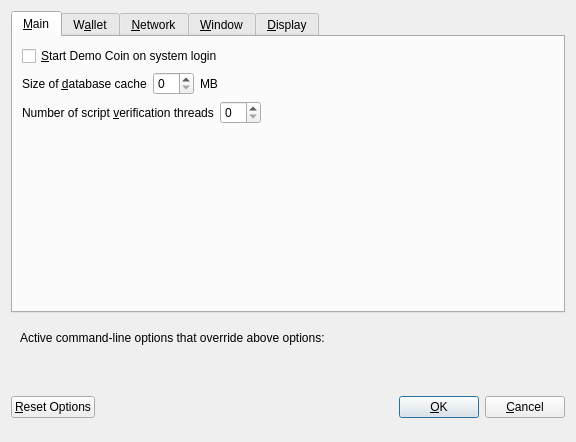
<?xml version="1.0" encoding="UTF-8"?>
<ui version="4.0">
 <class>OptionsDialog</class>
 <widget class="QDialog" name="OptionsDialog">
  <property name="geometry">
   <rect>
    <x>0</x>
    <y>0</y>
    <width>576</width>
    <height>442</height>
   </rect>
  </property>
  <property name="windowTitle">
   <string>Options</string>
  </property>
  <property name="modal">
   <bool>true</bool>
  </property>
  <layout class="QVBoxLayout" name="verticalLayout">
   <item>
    <widget class="QTabWidget" name="tabWidget">
     <property name="currentIndex">
      <number>0</number>
     </property>
     <widget class="QWidget" name="tabMain">
      <attribute name="title">
       <string>&amp;Main</string>
      </attribute>
      <layout class="QVBoxLayout" name="verticalLayout_Main">
       <item>
        <widget class="QCheckBox" name="bitcoinAtStartup">
         <property name="toolTip">
          <string>Automatically start Demo Coin after logging in to the system.</string>
         </property>
         <property name="text">
          <string>&amp;Start Demo Coin on system login</string>
         </property>
        </widget>
       </item>
       <item>
        <layout class="QHBoxLayout" name="horizontalLayout_2_Main">
         <item>
          <widget class="QLabel" name="databaseCacheLabel">
           <property name="text">
            <string>Size of &amp;database cache</string>
           </property>
           <property name="textFormat">
            <enum>Qt::PlainText</enum>
           </property>
           <property name="buddy">
            <cstring>databaseCache</cstring>
           </property>
          </widget>
         </item>
         <item>
          <widget class="QSpinBox" name="databaseCache"/>
         </item>
         <item>
          <widget class="QLabel" name="databaseCacheUnitLabel">
           <property name="text">
            <string>MB</string>
           </property>
           <property name="textFormat">
            <enum>Qt::PlainText</enum>
           </property>
          </widget>
         </item>
         <item>
          <spacer name="horizontalSpacer_2_Main">
           <property name="orientation">
            <enum>Qt::Horizontal</enum>
           </property>
           <property name="sizeHint" stdset="0">
            <size>
             <width>40</width>
             <height>20</height>
            </size>
           </property>
          </spacer>
         </item>
        </layout>
       </item>
       <item>
        <layout class="QHBoxLayout" name="horizontalLayout_3_Main">
         <item>
          <widget class="QLabel" name="threadsScriptVerifLabel">
           <property name="text">
            <string>Number of script &amp;verification threads</string>
           </property>
           <property name="textFormat">
            <enum>Qt::PlainText</enum>
           </property>
           <property name="buddy">
            <cstring>threadsScriptVerif</cstring>
           </property>
          </widget>
         </item>
         <item>
          <widget class="QSpinBox" name="threadsScriptVerif">
           <property name="toolTip">
            <string>(0 = auto, &lt;0 = leave that many cores free)</string>
           </property>
          </widget>
         </item>
         <item>
          <spacer name="horizontalSpacer_3_Main">
           <property name="orientation">
            <enum>Qt::Horizontal</enum>
           </property>
           <property name="sizeHint" stdset="0">
            <size>
             <width>40</width>
             <height>20</height>
            </size>
           </property>
          </spacer>
         </item>
        </layout>
       </item>
       <item>
        <spacer name="verticalSpacer_2">
         <property name="orientation">
          <enum>Qt::Vertical</enum>
         </property>
         <property name="sizeHint" stdset="0">
          <size>
           <width>20</width>
           <height>40</height>
          </size>
         </property>
        </spacer>
       </item>
      </layout>
     </widget>
     <widget class="QWidget" name="tabWallet">
      <attribute name="title">
       <string>W&amp;allet</string>
      </attribute>
      <layout class="QVBoxLayout" name="verticalLayout_Wallet">
       <item>
        <layout class="QHBoxLayout" name="horizontalLayout_2_Wallet">
         <item>
          <widget class="QLabel" name="labelStakeSplitThresholdText">
           <property name="text">
            <string>Stake split threshold:</string>
           </property>
          </widget>
         </item>
         <item>
          <widget class="QSpinBox" name="spinBoxStakeSplitThreshold">
           <property name="minimum">
            <number>1</number>
           </property>
           <property name="maximum">
            <number>999999</number>
           </property>
          </widget>
         </item>
        </layout>
       </item>
       <item>
        <widget class="QGroupBox" name="groupBox">
         <property name="title">
          <string>Expert</string>
         </property>
         <layout class="QVBoxLayout" name="verticalLayout_2">
          <item>
           <widget class="QCheckBox" name="coinControlFeatures">
            <property name="toolTip">
             <string>Whether to show coin control features or not.</string>
            </property>
            <property name="text">
             <string>Enable coin &amp;control features</string>
            </property>
           </widget>
          </item>
          <item>
           <widget class="QCheckBox" name="showMasternodesTab">
            <property name="toolTip">
             <string>Show additional tab listing all your masternodes in first sub-tab&lt;br/&gt;and all masternodes on the network in second sub-tab.</string>
            </property>
            <property name="text">
             <string>Show Masternodes Tab</string>
            </property>
           </widget>
          </item>
          <item>
           <widget class="QCheckBox" name="spendZeroConfChange">
            <property name="toolTip">
             <string>If you disable the spending of unconfirmed change, the change from a transaction&lt;br/&gt;cannot be used until that transaction has at least one confirmation.&lt;br/&gt;This also affects how your balance is computed.</string>
            </property>
            <property name="text">
             <string>&amp;Spend unconfirmed change</string>
            </property>
           </widget>
          </item>
         </layout>
        </widget>
       </item>
       <item>
        <spacer name="verticalSpacer_Wallet">
         <property name="orientation">
          <enum>Qt::Vertical</enum>
         </property>
         <property name="sizeHint" stdset="0">
          <size>
           <width>20</width>
           <height>40</height>
          </size>
         </property>
        </spacer>
       </item>
      </layout>
     </widget>
     <widget class="QWidget" name="tabNetwork">
      <attribute name="title">
       <string>&amp;Network</string>
      </attribute>
      <layout class="QVBoxLayout" name="verticalLayout_Network">
       <item>
        <widget class="QCheckBox" name="mapPortUpnp">
         <property name="toolTip">
          <string>Automatically open the Demo Coin client port on the router. This only works when your router supports UPnP and it is enabled.</string>
         </property>
         <property name="text">
          <string>Map port using &amp;UPnP</string>
         </property>
        </widget>
       </item>
       <item>
        <widget class="QCheckBox" name="allowIncoming">
         <property name="toolTip">
          <string>Accept connections from outside</string>
         </property>
         <property name="text">
          <string>Allow incoming connections</string>
         </property>
        </widget>
       </item>
       <item>
        <widget class="QCheckBox" name="connectSocks">
         <property name="toolTip">
          <string>Connect to the Demo Coin network through a SOCKS5 proxy.</string>
         </property>
         <property name="text">
          <string>&amp;Connect through SOCKS5 proxy (default proxy):</string>
         </property>
        </widget>
       </item>
       <item>
        <layout class="QHBoxLayout" name="horizontalLayout_1_Network">
         <item>
          <widget class="QLabel" name="proxyIpLabel">
           <property name="text">
            <string>Proxy &amp;IP:</string>
           </property>
           <property name="textFormat">
            <enum>Qt::PlainText</enum>
           </property>
           <property name="buddy">
            <cstring>proxyIp</cstring>
           </property>
          </widget>
         </item>
         <item>
          <widget class="QValidatedLineEdit" name="proxyIp">
           <property name="minimumSize">
            <size>
             <width>140</width>
             <height>0</height>
            </size>
           </property>
           <property name="maximumSize">
            <size>
             <width>140</width>
             <height>16777215</height>
            </size>
           </property>
           <property name="toolTip">
            <string>IP address of the proxy (e.g. IPv4: 127.0.0.1 / IPv6: ::1)</string>
           </property>
          </widget>
         </item>
         <item>
          <widget class="QLabel" name="proxyPortLabel">
           <property name="text">
            <string>&amp;Port:</string>
           </property>
           <property name="textFormat">
            <enum>Qt::PlainText</enum>
           </property>
           <property name="buddy">
            <cstring>proxyPort</cstring>
           </property>
          </widget>
         </item>
         <item>
          <widget class="QLineEdit" name="proxyPort">
           <property name="minimumSize">
            <size>
             <width>55</width>
             <height>0</height>
            </size>
           </property>
           <property name="maximumSize">
            <size>
             <width>55</width>
             <height>16777215</height>
            </size>
           </property>
           <property name="toolTip">
            <string>Port of the proxy (e.g. 9050)</string>
           </property>
          </widget>
         </item>
         <item>
          <spacer name="horizontalSpacer_1_Network">
           <property name="orientation">
            <enum>Qt::Horizontal</enum>
           </property>
           <property name="sizeHint" stdset="0">
            <size>
             <width>40</width>
             <height>20</height>
            </size>
           </property>
          </spacer>
         </item>
        </layout>
       </item>
       <item>
        <spacer name="verticalSpacer_Network">
         <property name="orientation">
          <enum>Qt::Vertical</enum>
         </property>
         <property name="sizeHint" stdset="0">
          <size>
           <width>20</width>
           <height>40</height>
          </size>
         </property>
        </spacer>
       </item>
      </layout>
     </widget>
     <widget class="QWidget" name="tabWindow">
      <attribute name="title">
       <string>&amp;Window</string>
      </attribute>
      <layout class="QVBoxLayout" name="verticalLayout_Window">
       <item>
        <widget class="QCheckBox" name="minimizeToTray">
         <property name="toolTip">
          <string>Show only a tray icon after minimizing the window.</string>
         </property>
         <property name="text">
          <string>&amp;Minimize to the tray instead of the taskbar</string>
         </property>
        </widget>
       </item>
       <item>
        <widget class="QCheckBox" name="minimizeOnClose">
         <property name="toolTip">
          <string>Minimize instead of exit the application when the window is closed. When this option is enabled, the application will be closed only after selecting Quit in the menu.</string>
         </property>
         <property name="text">
          <string>M&amp;inimize on close</string>
         </property>
        </widget>
       </item>
       <item>
        <spacer name="verticalSpacer_Window">
         <property name="orientation">
          <enum>Qt::Vertical</enum>
         </property>
         <property name="sizeHint" stdset="0">
          <size>
           <width>20</width>
           <height>40</height>
          </size>
         </property>
        </spacer>
       </item>
      </layout>
     </widget>
     <widget class="QWidget" name="tabDisplay">
      <attribute name="title">
       <string>&amp;Display</string>
      </attribute>
      <layout class="QVBoxLayout" name="verticalLayout_Display">
       <item>
        <layout class="QHBoxLayout" name="horizontalLayout_1_Display">
         <item>
          <widget class="QLabel" name="langLabel">
           <property name="text">
            <string>User Interface &amp;language:</string>
           </property>
           <property name="textFormat">
            <enum>Qt::PlainText</enum>
           </property>
           <property name="buddy">
            <cstring>lang</cstring>
           </property>
          </widget>
         </item>
         <item>
          <widget class="QValueComboBox" name="lang">
           <property name="toolTip">
            <string>The user interface language can be set here. This setting will take effect after restarting Demo Coin.</string>
           </property>
          </widget>
         </item>
        </layout>
       </item>
       <item>
        <widget class="Line" name="line">
         <property name="orientation">
          <enum>Qt::Horizontal</enum>
         </property>
        </widget>
       </item>
       <item>
        <layout class="QHBoxLayout" name="horizontalLayout_2_Display">
         <item>
          <widget class="QLabel" name="unitLabel">
           <property name="text">
            <string>&amp;Unit to show amounts in:</string>
           </property>
           <property name="textFormat">
            <enum>Qt::PlainText</enum>
           </property>
           <property name="buddy">
            <cstring>unit</cstring>
           </property>
          </widget>
         </item>
         <item>
          <widget class="QValueComboBox" name="unit">
           <property name="toolTip">
            <string>Choose the default subdivision unit to show in the interface and when sending coins.</string>
           </property>
          </widget>
         </item>
        </layout>
       </item>
       <item>
        <layout class="QHBoxLayout" name="horizontalLayout_5_Display">
         <item>
          <widget class="QLabel" name="digitsLabel">
           <property name="text">
            <string>Decimal digits</string>
           </property>
          </widget>
         </item>
         <item>
          <widget class="QValueComboBox" name="digits"/>
         </item>
        </layout>
       </item>
       <item>
        <layout class="QHBoxLayout" name="horizontalLayout_3_Display">
         <item>
          <widget class="QLabel" name="thirdPartyTxUrlsLabel">
           <property name="toolTip">
            <string>Third party URLs (e.g. a block explorer) that appear in the transactions tab as context menu items. %s in the URL is replaced by transaction hash. Multiple URLs are separated by vertical bar |.</string>
           </property>
           <property name="text">
            <string>Third party transaction URLs</string>
           </property>
           <property name="buddy">
            <cstring>thirdPartyTxUrls</cstring>
           </property>
          </widget>
         </item>
         <item>
          <widget class="QLineEdit" name="thirdPartyTxUrls">
           <property name="toolTip">
            <string>Third party URLs (e.g. a block explorer) that appear in the transactions tab as context menu items. %s in the URL is replaced by transaction hash. Multiple URLs are separated by vertical bar |.</string>
           </property>
          </widget>
         </item>
        </layout>
       </item>
       <item>
        <spacer name="verticalSpacer">
         <property name="orientation">
          <enum>Qt::Vertical</enum>
         </property>
         <property name="sizeHint" stdset="0">
          <size>
           <width>20</width>
           <height>40</height>
          </size>
         </property>
        </spacer>
       </item>
      </layout>
     </widget>
    </widget>
   </item>
   <item>
    <widget class="QFrame" name="frame">
     <layout class="QVBoxLayout" name="verticalLayout_Bottom">
      <item>
       <layout class="QHBoxLayout" name="horizontalLayout_Bottom">
        <item>
         <widget class="QLabel" name="overriddenByCommandLineInfoLabel">
          <property name="text">
           <string>Active command-line options that override above options:</string>
          </property>
          <property name="textFormat">
           <enum>Qt::PlainText</enum>
          </property>
         </widget>
        </item>
        <item>
         <spacer name="horizontalSpacer_Bottom">
          <property name="orientation">
           <enum>Qt::Horizontal</enum>
          </property>
          <property name="sizeHint" stdset="0">
           <size>
            <width>40</width>
            <height>20</height>
           </size>
          </property>
         </spacer>
        </item>
       </layout>
      </item>
      <item>
       <widget class="QLabel" name="overriddenByCommandLineLabel">
        <property name="text">
         <string/>
        </property>
        <property name="textFormat">
         <enum>Qt::PlainText</enum>
        </property>
        <property name="wordWrap">
         <bool>true</bool>
        </property>
       </widget>
      </item>
     </layout>
    </widget>
   </item>
   <item>
    <layout class="QHBoxLayout" name="horizontalLayout_Buttons">
     <item>
      <widget class="QPushButton" name="resetButton">
       <property name="toolTip">
        <string>Reset all client options to default.</string>
       </property>
       <property name="text">
        <string>&amp;Reset Options</string>
       </property>
       <property name="autoDefault">
        <bool>false</bool>
       </property>
      </widget>
     </item>
     <item>
      <spacer name="horizontalSpacer_1">
       <property name="orientation">
        <enum>Qt::Horizontal</enum>
       </property>
       <property name="sizeHint" stdset="0">
        <size>
         <width>40</width>
         <height>48</height>
        </size>
       </property>
      </spacer>
     </item>
     <item>
      <widget class="QLabel" name="statusLabel">
       <property name="minimumSize">
        <size>
         <width>200</width>
         <height>0</height>
        </size>
       </property>
       <property name="font">
        <font>
         <weight>75</weight>
         <bold>true</bold>
        </font>
       </property>
       <property name="text">
        <string/>
       </property>
       <property name="textFormat">
        <enum>Qt::PlainText</enum>
       </property>
       <property name="wordWrap">
        <bool>true</bool>
       </property>
      </widget>
     </item>
     <item>
      <spacer name="horizontalSpacer_2">
       <property name="orientation">
        <enum>Qt::Horizontal</enum>
       </property>
       <property name="sizeHint" stdset="0">
        <size>
         <width>40</width>
         <height>48</height>
        </size>
       </property>
      </spacer>
     </item>
     <item>
      <widget class="QPushButton" name="okButton">
       <property name="text">
        <string>&amp;OK</string>
       </property>
       <property name="autoDefault">
        <bool>false</bool>
       </property>
       <property name="default">
        <bool>true</bool>
       </property>
      </widget>
     </item>
     <item>
      <widget class="QPushButton" name="cancelButton">
       <property name="text">
        <string>&amp;Cancel</string>
       </property>
       <property name="autoDefault">
        <bool>false</bool>
       </property>
      </widget>
     </item>
    </layout>
   </item>
  </layout>
 </widget>
 <customwidgets>
  <customwidget>
   <class>QValidatedLineEdit</class>
   <extends>QLineEdit</extends>
   <header>qvalidatedlineedit.h</header>
  </customwidget>
  <customwidget>
   <class>QValueComboBox</class>
   <extends>QComboBox</extends>
   <header>qvaluecombobox.h</header>
  </customwidget>
 </customwidgets>
 <resources/>
 <connections/>
</ui>
